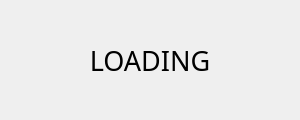
<?xml version="1.0" encoding="UTF-8"?>
<ui version="4.0">
 <class>Loading_window</class>
 <widget class="QDialog" name="Loading_window">
  <property name="geometry">
   <rect>
    <x>0</x>
    <y>0</y>
    <width>300</width>
    <height>120</height>
   </rect>
  </property>
  <property name="windowTitle">
   <string>Dialog</string>
  </property>
  <widget class="QLabel" name="label">
   <property name="geometry">
    <rect>
     <x>90</x>
     <y>40</y>
     <width>120</width>
     <height>40</height>
    </rect>
   </property>
   <property name="font">
    <font>
     <family>Agency FB</family>
     <pointsize>20</pointsize>
    </font>
   </property>
   <property name="text">
    <string>LOADING</string>
   </property>
   <property name="alignment">
    <set>Qt::AlignCenter</set>
   </property>
  </widget>
 </widget>
 <resources/>
 <connections/>
</ui>
